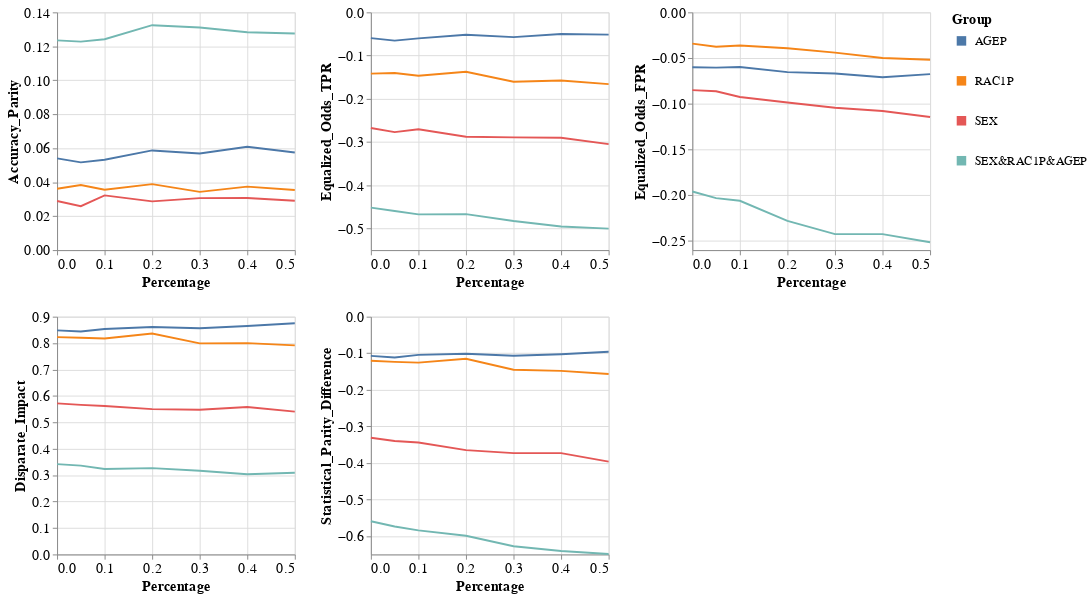

Notebook code cell kept with this figure:
### Code cell
visualizer.create_groups_grid_pct_lines_plot(model_name=MODEL_NAMES[0],
                                             target_preprocessing_technique=PREPROCESSING_TECHNIQUES[0],
                                             group_metrics_type='fairness')

### Figure 1 — Vega-Lite specification as saved in the notebook (floating-point values rounded to 4 significant figures)
{"config": {"view": {"continuousWidth": 400, "continuousHeight": 300}, "axis": {"labelFontSize": 15, "titleFontSize": 15}, "legend": {"labelFontSize": 13, "symbolStrokeWidth": 10, "titleFontSize": 15}}, "vconcat": [{"hconcat": [{"mark": "line", "encoding": {"color": {"field": "Group", "type": "nominal"}, "x": {"field": "Percentage", "type": "quantitative"}, "y": {"field": "Metric_Value", "title": "Accuracy_Parity", "type": "quantitative"}}, "height": 250, "width": 250}, {"data": {"name": "data-bc6dda3c3fbff64d4c34b5f0e32aff52"}, "mark": "line", "encoding": {"color": {"field": "Group", "type": "nominal"}, "x": {"field": "Percentage", "type": "quantitative"}, "y": {"field": "Metric_Value", "title": "Equalized_Odds_TPR", "type": "quantitative"}}, "height": 250, "width": 250}, {"data": {"name": "data-f8dc61c98d9b9217fe94baf42767102a"}, "mark": "line", "encoding": {"color": {"field": "Group", "type": "nominal"}, "x": {"field": "Percentage", "type": "quantitative"}, "y": {"field": "Metric_Value", "title": "Equalized_Odds_FPR", "type": "quantitative"}}, "height": 250, "width": 250}]}, {"hconcat": [{"mark": "line", "encoding": {"color": {"field": "Group", "type": "nominal"}, "x": {"field": "Percentage", "type": "quantitative"}, "y": {"field": "Metric_Value", "title": "Disparate_Impact", "type": "quantitative"}}, "height": 250, "width": 250}, {"data": {"name": "data-3b3f86d4ea5cd3d8410b358be83694cd"}, "mark": "line", "encoding": {"color": {"field": "Group", "type": "nominal"}, "x": {"field": "Percentage", "type": "quantitative"}, "y": {"field": "Metric_Value", "title": "Statistical_Parity_Difference", "type": "quantitative"}}, "height": 250, "width": 250}], "data": {"name": "data-cb75bae43b9280619aa34642e36b443b"}}], "data": {"name": "data-45c5aaf9267ff41171b97d8bc6a2f7a4"}, "$schema": "https://vega.github.io/schema/vega-lite/v4.17.0.json", "datasets": {"data-45c5aaf9267ff41171b97d8bc6a2f7a4": [{"Model_Name": "DecisionTreeClassifier", "Metric": "Accuracy_Parity", "Group": "AGEP", "Metric_Value": 0.054, "Percentage": 0.0}, {"Model_Name": "DecisionTreeClassifier", "Metric": "Accuracy_Parity", "Group": "RAC1P", "Metric_Value": 0.03613, "Percentage": 0.0}, {"Model_Name": "DecisionTreeClassifier", "Metric": "Accuracy_Parity", "Group": "SEX", "Metric_Value": 0.02889, "Percentage": 0.0}, {"Model_Name": "DecisionTreeClassifier", "Metric": "Accuracy_Parity", "Group": "SEX&RAC1P&AGEP", "Metric_Value": 0.1235, "Percentage": 0.0}, {"Model_Name": "DecisionTreeClassifier", "Metric": "Accuracy_Parity", "Group": "AGEP", "Metric_Value": 0.05168, "Percentage": 0.05}, {"Model_Name": "DecisionTreeClassifier", "Metric": "Accuracy_Parity", "Group": "RAC1P", "Metric_Value": 0.03833, "Percentage": 0.05}, {"Model_Name": "DecisionTreeClassifier", "Metric": "Accuracy_Parity", "Group": "SEX", "Metric_Value": 0.02587, "Percentage": 0.05}, {"Model_Name": "DecisionTreeClassifier", "Metric": "Accuracy_Parity", "Group": "SEX&RAC1P&AGEP", "Metric_Value": 0.1228, "Percentage": 0.05}, {"Model_Name": "DecisionTreeClassifier", "Metric": "Accuracy_Parity", "Group": "AGEP", "Metric_Value": 0.05322, "Percentage": 0.1}, {"Model_Name": "DecisionTreeClassifier", "Metric": "Accuracy_Parity", "Group": "RAC1P", "Metric_Value": 0.03554, "Percentage": 0.1}, {"Model_Name": "DecisionTreeClassifier", "Metric": "Accuracy_Parity", "Group": "SEX", "Metric_Value": 0.03223, "Percentage": 0.1}, {"Model_Name": "DecisionTreeClassifier", "Metric": "Accuracy_Parity", "Group": "SEX&RAC1P&AGEP", "Metric_Value": 0.1241, "Percentage": 0.1}, {"Model_Name": "DecisionTreeClassifier", "Metric": "Accuracy_Parity", "Group": "AGEP", "Metric_Value": 0.05869, "Percentage": 0.2}, {"Model_Name": "DecisionTreeClassifier", "Metric": "Accuracy_Parity", "Group": "RAC1P", "Metric_Value": 0.03886, "Percentage": 0.2}, {"Model_Name": "DecisionTreeClassifier", "Metric": "Accuracy_Parity", "Group": "SEX", "Metric_Value": 0.02869, "Percentage": 0.2}, {"Model_Name": "DecisionTreeClassifier", "Metric": "Accuracy_Parity", "Group": "SEX&RAC1P&AGEP", "Metric_Value": 0.1324, "Percentage": 0.2}, {"Model_Name": "DecisionTreeClassifier", "Metric": "Accuracy_Parity", "Group": "AGEP", "Metric_Value": 0.05688, "Percentage": 0.3}, {"Model_Name": "DecisionTreeClassifier", "Metric": "Accuracy_Parity", "Group": "RAC1P", "Metric_Value": 0.03432, "Percentage": 0.3}, {"Model_Name": "DecisionTreeClassifier", "Metric": "Accuracy_Parity", "Group": "SEX", "Metric_Value": 0.0306, "Percentage": 0.3}, {"Model_Name": "DecisionTreeClassifier", "Metric": "Accuracy_Parity", "Group": "SEX&RAC1P&AGEP", "Metric_Value": 0.1311, "Percentage": 0.3}, {"Model_Name": "DecisionTreeClassifier", "Metric": "Accuracy_Parity", "Group": "AGEP", "Metric_Value": 0.06085, "Percentage": 0.4}, {"Model_Name": "DecisionTreeClassifier", "Metric": "Accuracy_Parity", "Group": "RAC1P", "Metric_Value": 0.03739, "Percentage": 0.4}, {"Model_Name": "DecisionTreeClassifier", "Metric": "Accuracy_Parity", "Group": "SEX", "Metric_Value": 0.03067, "Percentage": 0.4}, {"Model_Name": "DecisionTreeClassifier", "Metric": "Accuracy_Parity", "Group": "SEX&RAC1P&AGEP", "Metric_Value": 0.1283, "Percentage": 0.4}, {"Model_Name": "DecisionTreeClassifier", "Metric": "Accuracy_Parity", "Group": "AGEP", "Metric_Value": 0.05749, "Percentage": 0.5}, {"Model_Name": "DecisionTreeClassifier", "Metric": "Accuracy_Parity", "Group": "RAC1P", "Metric_Value": 0.03538, "Percentage": 0.5}, {"Model_Name": "DecisionTreeClassifier", "Metric": "Accuracy_Parity", "Group": "SEX", "Metric_Value": 0.02903, "Percentage": 0.5}, {"Model_Name": "DecisionTreeClassifier", "Metric": "Accuracy_Parity", "Group": "SEX&RAC1P&AGEP", "Metric_Value": 0.1276, "Percentage": 0.5}], "data-bc6dda3c3fbff64d4c34b5f0e32aff52": [{"Model_Name": "DecisionTreeClassifier", "Metric": "Equalized_Odds_TPR", "Group": "AGEP", "Metric_Value": -0.05949, "Percentage": 0.0}, {"Model_Name": "DecisionTreeClassifier", "Metric": "Equalized_Odds_TPR", "Group": "RAC1P", "Metric_Value": -0.1418, "Percentage": 0.0}, {"Model_Name": "DecisionTreeClassifier", "Metric": "Equalized_Odds_TPR", "Group": "SEX", "Metric_Value": -0.2675, "Percentage": 0.0}, {"Model_Name": "DecisionTreeClassifier", "Metric": "Equalized_Odds_TPR", "Group": "SEX&RAC1P&AGEP", "Metric_Value": -0.4518, "Percentage": 0.0}, {"Model_Name": "DecisionTreeClassifier", "Metric": "Equalized_Odds_TPR", "Group": "AGEP", "Metric_Value": -0.06532, "Percentage": 0.05}, {"Model_Name": "DecisionTreeClassifier", "Metric": "Equalized_Odds_TPR", "Group": "RAC1P", "Metric_Value": -0.1402, "Percentage": 0.05}, {"Model_Name": "DecisionTreeClassifier", "Metric": "Equalized_Odds_TPR", "Group": "SEX", "Metric_Value": -0.2771, "Percentage": 0.05}, {"Model_Name": "DecisionTreeClassifier", "Metric": "Equalized_Odds_TPR", "Group": "SEX&RAC1P&AGEP", "Metric_Value": -0.4597, "Percentage": 0.05}, {"Model_Name": "DecisionTreeClassifier", "Metric": "Equalized_Odds_TPR", "Group": "AGEP", "Metric_Value": -0.06008, "Percentage": 0.1}, {"Model_Name": "DecisionTreeClassifier", "Metric": "Equalized_Odds_TPR", "Group": "RAC1P", "Metric_Value": -0.1468, "Percentage": 0.1}, {"Model_Name": "DecisionTreeClassifier", "Metric": "Equalized_Odds_TPR", "Group": "SEX", "Metric_Value": -0.2704, "Percentage": 0.1}, {"Model_Name": "DecisionTreeClassifier", "Metric": "Equalized_Odds_TPR", "Group": "SEX&RAC1P&AGEP", "Metric_Value": -0.4674, "Percentage": 0.1}, {"Model_Name": "DecisionTreeClassifier", "Metric": "Equalized_Odds_TPR", "Group": "AGEP", "Metric_Value": -0.05167, "Percentage": 0.2}, {"Model_Name": "DecisionTreeClassifier", "Metric": "Equalized_Odds_TPR", "Group": "RAC1P", "Metric_Value": -0.1373, "Percentage": 0.2}, {"Model_Name": "DecisionTreeClassifier", "Metric": "Equalized_Odds_TPR", "Group": "SEX", "Metric_Value": -0.2877, "Percentage": 0.2}, {"Model_Name": "DecisionTreeClassifier", "Metric": "Equalized_Odds_TPR", "Group": "SEX&RAC1P&AGEP", "Metric_Value": -0.4668, "Percentage": 0.2}, {"Model_Name": "DecisionTreeClassifier", "Metric": "Equalized_Odds_TPR", "Group": "AGEP", "Metric_Value": -0.0572, "Percentage": 0.3}, {"Model_Name": "DecisionTreeClassifier", "Metric": "Equalized_Odds_TPR", "Group": "RAC1P", "Metric_Value": -0.1604, "Percentage": 0.3}, {"Model_Name": "DecisionTreeClassifier", "Metric": "Equalized_Odds_TPR", "Group": "SEX", "Metric_Value": -0.2893, "Percentage": 0.3}, {"Model_Name": "DecisionTreeClassifier", "Metric": "Equalized_Odds_TPR", "Group": "SEX&RAC1P&AGEP", "Metric_Value": -0.4826, "Percentage": 0.3}, {"Model_Name": "DecisionTreeClassifier", "Metric": "Equalized_Odds_TPR", "Group": "AGEP", "Metric_Value": -0.05008, "Percentage": 0.4}, {"Model_Name": "DecisionTreeClassifier", "Metric": "Equalized_Odds_TPR", "Group": "RAC1P", "Metric_Value": -0.1577, "Percentage": 0.4}, {"Model_Name": "DecisionTreeClassifier", "Metric": "Equalized_Odds_TPR", "Group": "SEX", "Metric_Value": -0.2901, "Percentage": 0.4}, {"Model_Name": "DecisionTreeClassifier", "Metric": "Equalized_Odds_TPR", "Group": "SEX&RAC1P&AGEP", "Metric_Value": -0.4955, "Percentage": 0.4}, {"Model_Name": "DecisionTreeClassifier", "Metric": "Equalized_Odds_TPR", "Group": "AGEP", "Metric_Value": -0.0516, "Percentage": 0.5}, {"Model_Name": "DecisionTreeClassifier", "Metric": "Equalized_Odds_TPR", "Group": "RAC1P", "Metric_Value": -0.1659, "Percentage": 0.5}, {"Model_Name": "DecisionTreeClassifier", "Metric": "Equalized_Odds_TPR", "Group": "SEX", "Metric_Value": -0.3047, "Percentage": 0.5}, {"Model_Name": "DecisionTreeClassifier", "Metric": "Equalized_Odds_TPR", "Group": "SEX&RAC1P&AGEP", "Metric_Value": -0.5002, "Percentage": 0.5}], "data-f8dc61c98d9b9217fe94baf42767102a": [{"Model_Name": "DecisionTreeClassifier", "Metric": "Equalized_Odds_FPR", "Group": "AGEP", "Metric_Value": -0.0601, "Percentage": 0.0}, {"Model_Name": "DecisionTreeClassifier", "Metric": "Equalized_Odds_FPR", "Group": "RAC1P", "Metric_Value": -0.03418, "Percentage": 0.0}, {"Model_Name": "DecisionTreeClassifier", "Metric": "Equalized_Odds_FPR", "Group": "SEX", "Metric_Value": -0.08501, "Percentage": 0.0}, {"Model_Name": "DecisionTreeClassifier", "Metric": "Equalized_Odds_FPR", "Group": "SEX&RAC1P&AGEP", "Metric_Value": -0.1959, "Percentage": 0.0}, {"Model_Name": "DecisionTreeClassifier", "Metric": "Equalized_Odds_FPR", "Group": "AGEP", "Metric_Value": -0.06045, "Percentage": 0.05}, {"Model_Name": "DecisionTreeClassifier", "Metric": "Equalized_Odds_FPR", "Group": "RAC1P", "Metric_Value": -0.03757, "Percentage": 0.05}, {"Model_Name": "DecisionTreeClassifier", "Metric": "Equalized_Odds_FPR", "Group": "SEX", "Metric_Value": -0.08629, "Percentage": 0.05}, {"Model_Name": "DecisionTreeClassifier", "Metric": "Equalized_Odds_FPR", "Group": "SEX&RAC1P&AGEP", "Metric_Value": -0.2032, "Percentage": 0.05}, {"Model_Name": "DecisionTreeClassifier", "Metric": "Equalized_Odds_FPR", "Group": "AGEP", "Metric_Value": -0.05979, "Percentage": 0.1}, {"Model_Name": "DecisionTreeClassifier", "Metric": "Equalized_Odds_FPR", "Group": "RAC1P", "Metric_Value": -0.0362, "Percentage": 0.1}, {"Model_Name": "DecisionTreeClassifier", "Metric": "Equalized_Odds_FPR", "Group": "SEX", "Metric_Value": -0.09254, "Percentage": 0.1}, {"Model_Name": "DecisionTreeClassifier", "Metric": "Equalized_Odds_FPR", "Group": "SEX&RAC1P&AGEP", "Metric_Value": -0.2061, "Percentage": 0.1}, {"Model_Name": "DecisionTreeClassifier", "Metric": "Equalized_Odds_FPR", "Group": "AGEP", "Metric_Value": -0.06537, "Percentage": 0.2}, {"Model_Name": "DecisionTreeClassifier", "Metric": "Equalized_Odds_FPR", "Group": "RAC1P", "Metric_Value": -0.03924, "Percentage": 0.2}, {"Model_Name": "DecisionTreeClassifier", "Metric": "Equalized_Odds_FPR", "Group": "SEX", "Metric_Value": -0.09863, "Percentage": 0.2}, {"Model_Name": "DecisionTreeClassifier", "Metric": "Equalized_Odds_FPR", "Group": "SEX&RAC1P&AGEP", "Metric_Value": -0.228, "Percentage": 0.2}, {"Model_Name": "DecisionTreeClassifier", "Metric": "Equalized_Odds_FPR", "Group": "AGEP", "Metric_Value": -0.06684, "Percentage": 0.3}, {"Model_Name": "DecisionTreeClassifier", "Metric": "Equalized_Odds_FPR", "Group": "RAC1P", "Metric_Value": -0.04405, "Percentage": 0.3}, {"Model_Name": "DecisionTreeClassifier", "Metric": "Equalized_Odds_FPR", "Group": "SEX", "Metric_Value": -0.1043, "Percentage": 0.3}, {"Model_Name": "DecisionTreeClassifier", "Metric": "Equalized_Odds_FPR", "Group": "SEX&RAC1P&AGEP", "Metric_Value": -0.2426, "Percentage": 0.3}, {"Model_Name": "DecisionTreeClassifier", "Metric": "Equalized_Odds_FPR", "Group": "AGEP", "Metric_Value": -0.07099, "Percentage": 0.4}, {"Model_Name": "DecisionTreeClassifier", "Metric": "Equalized_Odds_FPR", "Group": "RAC1P", "Metric_Value": -0.04988, "Percentage": 0.4}, {"Model_Name": "DecisionTreeClassifier", "Metric": "Equalized_Odds_FPR", "Group": "SEX", "Metric_Value": -0.1079, "Percentage": 0.4}, {"Model_Name": "DecisionTreeClassifier", "Metric": "Equalized_Odds_FPR", "Group": "SEX&RAC1P&AGEP", "Metric_Value": -0.2426, "Percentage": 0.4}, {"Model_Name": "DecisionTreeClassifier", "Metric": "Equalized_Odds_FPR", "Group": "AGEP", "Metric_Value": -0.06755, "Percentage": 0.5}, {"Model_Name": "DecisionTreeClassifier", "Metric": "Equalized_Odds_FPR", "Group": "RAC1P", "Metric_Value": -0.05185, "Percentage": 0.5}, {"Model_Name": "DecisionTreeClassifier", "Metric": "Equalized_Odds_FPR", "Group": "SEX", "Metric_Value": -0.1145, "Percentage": 0.5}, {"Model_Name": "DecisionTreeClassifier", "Metric": "Equalized_Odds_FPR", "Group": "SEX&RAC1P&AGEP", "Metric_Value": -0.2515, "Percentage": 0.5}], "data-cb75bae43b9280619aa34642e36b443b": [{"Model_Name": "DecisionTreeClassifier", "Metric": "Disparate_Impact", "Group": "AGEP", "Metric_Value": 0.8484, "Percentage": 0.0}, {"Model_Name": "DecisionTreeClassifier", "Metric": "Disparate_Impact", "Group": "RAC1P", "Metric_Value": 0.8224, "Percentage": 0.0}, {"Model_Name": "DecisionTreeClassifier", "Metric": "Disparate_Impact", "Group": "SEX", "Metric_Value": 0.5719, "Percentage": 0.0}, {"Model_Name": "DecisionTreeClassifier", "Metric": "Disparate_Impact", "Group": "SEX&RAC1P&AGEP", "Metric_Value": 0.342, "Percentage": 0.0}, {"Model_Name": "DecisionTreeClassifier", "Metric": "Disparate_Impact", "Group": "AGEP", "Metric_Value": 0.8439, "Percentage": 0.05}, {"Model_Name": "DecisionTreeClassifier", "Metric": "Disparate_Impact", "Group": "RAC1P", "Metric_Value": 0.82, "Percentage": 0.05}, {"Model_Name": "DecisionTreeClassifier", "Metric": "Disparate_Impact", "Group": "SEX", "Metric_Value": 0.5663, "Percentage": 0.05}, {"Model_Name": "DecisionTreeClassifier", "Metric": "Disparate_Impact", "Group": "SEX&RAC1P&AGEP", "Metric_Value": 0.3363, "Percentage": 0.05}, {"Model_Name": "DecisionTreeClassifier", "Metric": "Disparate_Impact", "Group": "AGEP", "Metric_Value": 0.8533, "Percentage": 0.1}, {"Model_Name": "DecisionTreeClassifier", "Metric": "Disparate_Impact", "Group": "RAC1P", "Metric_Value": 0.8174, "Percentage": 0.1}, {"Model_Name": "DecisionTreeClassifier", "Metric": "Disparate_Impact", "Group": "SEX", "Metric_Value": 0.5621, "Percentage": 0.1}, {"Model_Name": "DecisionTreeClassifier", "Metric": "Disparate_Impact", "Group": "SEX&RAC1P&AGEP", "Metric_Value": 0.3233, "Percentage": 0.1}, {"Model_Name": "DecisionTreeClassifier", "Metric": "Disparate_Impact", "Group": "AGEP", "Metric_Value": 0.861, "Percentage": 0.2}, {"Model_Name": "DecisionTreeClassifier", "Metric": "Disparate_Impact", "Group": "RAC1P", "Metric_Value": 0.8363, "Percentage": 0.2}, {"Model_Name": "DecisionTreeClassifier", "Metric": "Disparate_Impact", "Group": "SEX", "Metric_Value": 0.5501, "Percentage": 0.2}, {"Model_Name": "DecisionTreeClassifier", "Metric": "Disparate_Impact", "Group": "SEX&RAC1P&AGEP", "Metric_Value": 0.3268, "Percentage": 0.2}, {"Model_Name": "DecisionTreeClassifier", "Metric": "Disparate_Impact", "Group": "AGEP", "Metric_Value": 0.8561, "Percentage": 0.3}, {"Model_Name": "DecisionTreeClassifier", "Metric": "Disparate_Impact", "Group": "RAC1P", "Metric_Value": 0.7988, "Percentage": 0.3}, {"Model_Name": "DecisionTreeClassifier", "Metric": "Disparate_Impact", "Group": "SEX", "Metric_Value": 0.5478, "Percentage": 0.3}, {"Model_Name": "DecisionTreeClassifier", "Metric": "Disparate_Impact", "Group": "SEX&RAC1P&AGEP", "Metric_Value": 0.3165, "Percentage": 0.3}, {"Model_Name": "DecisionTreeClassifier", "Metric": "Disparate_Impact", "Group": "AGEP", "Metric_Value": 0.8648, "Percentage": 0.4}, {"Model_Name": "DecisionTreeClassifier", "Metric": "Disparate_Impact", "Group": "RAC1P", "Metric_Value": 0.7998, "Percentage": 0.4}, {"Model_Name": "DecisionTreeClassifier", "Metric": "Disparate_Impact", "Group": "SEX", "Metric_Value": 0.5579, "Percentage": 0.4}, {"Model_Name": "DecisionTreeClassifier", "Metric": "Disparate_Impact", "Group": "SEX&RAC1P&AGEP", "Metric_Value": 0.3034, "Percentage": 0.4}, {"Model_Name": "DecisionTreeClassifier", "Metric": "Disparate_Impact", "Group": "AGEP", "Metric_Value": 0.8749, "Percentage": 0.5}, {"Model_Name": "DecisionTreeClassifier", "Metric": "Disparate_Impact", "Group": "RAC1P", "Metric_Value": 0.7916, "Percentage": 0.5}, {"Model_Name": "DecisionTreeClassifier", "Metric": "Disparate_Impact", "Group": "SEX", "Metric_Value": 0.5405, "Percentage": 0.5}, {"Model_Name": "DecisionTreeClassifier", "Metric": "Disparate_Impact", "Group": "SEX&RAC1P&AGEP", "Metric_Value": 0.3094, "Percentage": 0.5}], "data-3b3f86d4ea5cd3d8410b358be83694cd": [{"Model_Name": "DecisionTreeClassifier", "Metric": "Statistical_Parity_Difference", "Group": "AGEP", "Metric_Value": -0.1071, "Percentage": 0.0}, {"Model_Name": "DecisionTreeClassifier", "Metric": "Statistical_Parity_Difference", "Group": "RAC1P", "Metric_Value": -0.1205, "Percentage": 0.0}, {"Model_Name": "DecisionTreeClassifier", "Metric": "Statistical_Parity_Difference", "Group": "SEX", "Metric_Value": -0.3311, "Percentage": 0.0}, {"Model_Name": "DecisionTreeClassifier", "Metric": "Statistical_Parity_Difference", "Group": "SEX&RAC1P&AGEP", "Metric_Value": -0.5593, "Percentage": 0.0}, {"Model_Name": "DecisionTreeClassifier", "Metric": "Statistical_Parity_Difference", "Group": "AGEP", "Metric_Value": -0.1117, "Percentage": 0.05}, {"Model_Name": "DecisionTreeClassifier", "Metric": "Statistical_Parity_Difference", "Group": "RAC1P", "Metric_Value": -0.1236, "Percentage": 0.05}, {"Model_Name": "DecisionTreeClassifier", "Metric": "Statistical_Parity_Difference", "Group": "SEX", "Metric_Value": -0.3399, "Percentage": 0.05}, {"Model_Name": "DecisionTreeClassifier", "Metric": "Statistical_Parity_Difference", "Group": "SEX&RAC1P&AGEP", "Metric_Value": -0.5738, "Percentage": 0.05}, {"Model_Name": "DecisionTreeClassifier", "Metric": "Statistical_Parity_Difference", "Group": "AGEP", "Metric_Value": -0.1045, "Percentage": 0.1}, {"Model_Name": "DecisionTreeClassifier", "Metric": "Statistical_Parity_Difference", "Group": "RAC1P", "Metric_Value": -0.1255, "Percentage": 0.1}, {"Model_Name": "DecisionTreeClassifier", "Metric": "Statistical_Parity_Difference", "Group": "SEX", "Metric_Value": -0.3439, "Percentage": 0.1}, {"Model_Name": "DecisionTreeClassifier", "Metric": "Statistical_Parity_Difference", "Group": "SEX&RAC1P&AGEP", "Metric_Value": -0.5841, "Percentage": 0.1}, {"Model_Name": "DecisionTreeClassifier", "Metric": "Statistical_Parity_Difference", "Group": "AGEP", "Metric_Value": -0.1012, "Percentage": 0.2}, {"Model_Name": "DecisionTreeClassifier", "Metric": "Statistical_Parity_Difference", "Group": "RAC1P", "Metric_Value": -0.1149, "Percentage": 0.2}, {"Model_Name": "DecisionTreeClassifier", "Metric": "Statistical_Parity_Difference", "Group": "SEX", "Metric_Value": -0.3649, "Percentage": 0.2}, {"Model_Name": "DecisionTreeClassifier", "Metric": "Statistical_Parity_Difference", "Group": "SEX&RAC1P&AGEP", "Metric_Value": -0.5988, "Percentage": 0.2}, {"Model_Name": "DecisionTreeClassifier", "Metric": "Statistical_Parity_Difference", "Group": "AGEP", "Metric_Value": -0.1068, "Percentage": 0.3}, {"Model_Name": "DecisionTreeClassifier", "Metric": "Statistical_Parity_Difference", "Group": "RAC1P", "Metric_Value": -0.145, "Percentage": 0.3}, {"Model_Name": "DecisionTreeClassifier", "Metric": "Statistical_Parity_Difference", "Group": "SEX", "Metric_Value": -0.3731, "Percentage": 0.3}, {"Model_Name": "DecisionTreeClassifier", "Metric": "Statistical_Parity_Difference", "Group": "SEX&RAC1P&AGEP", "Metric_Value": -0.6277, "Percentage": 0.3}, {"Model_Name": "DecisionTreeClassifier", "Metric": "Statistical_Parity_Difference", "Group": "AGEP", "Metric_Value": -0.1025, "Percentage": 0.4}, {"Model_Name": "DecisionTreeClassifier", "Metric": "Statistical_Parity_Difference", "Group": "RAC1P", "Metric_Value": -0.1482, "Percentage": 0.4}, {"Model_Name": "DecisionTreeClassifier", "Metric": "Statistical_Parity_Difference", "Group": "SEX", "Metric_Value": -0.3731, "Percentage": 0.4}, {"Model_Name": "DecisionTreeClassifier", "Metric": "Statistical_Parity_Difference", "Group": "SEX&RAC1P&AGEP", "Metric_Value": -0.6407, "Percentage": 0.4}, {"Model_Name": "DecisionTreeClassifier", "Metric": "Statistical_Parity_Difference", "Group": "AGEP", "Metric_Value": -0.09569, "Percentage": 0.5}, {"Model_Name": "DecisionTreeClassifier", "Metric": "Statistical_Parity_Difference", "Group": "RAC1P", "Metric_Value": -0.1568, "Percentage": 0.5}, {"Model_Name": "DecisionTreeClassifier", "Metric": "Statistical_Parity_Difference", "Group": "SEX", "Metric_Value": -0.3964, "Percentage": 0.5}, {"Model_Name": "DecisionTreeClassifier", "Metric": "Statistical_Parity_Difference", "Group": "SEX&RAC1P&AGEP", "Metric_Value": -0.6488, "Percentage": 0.5}]}}
